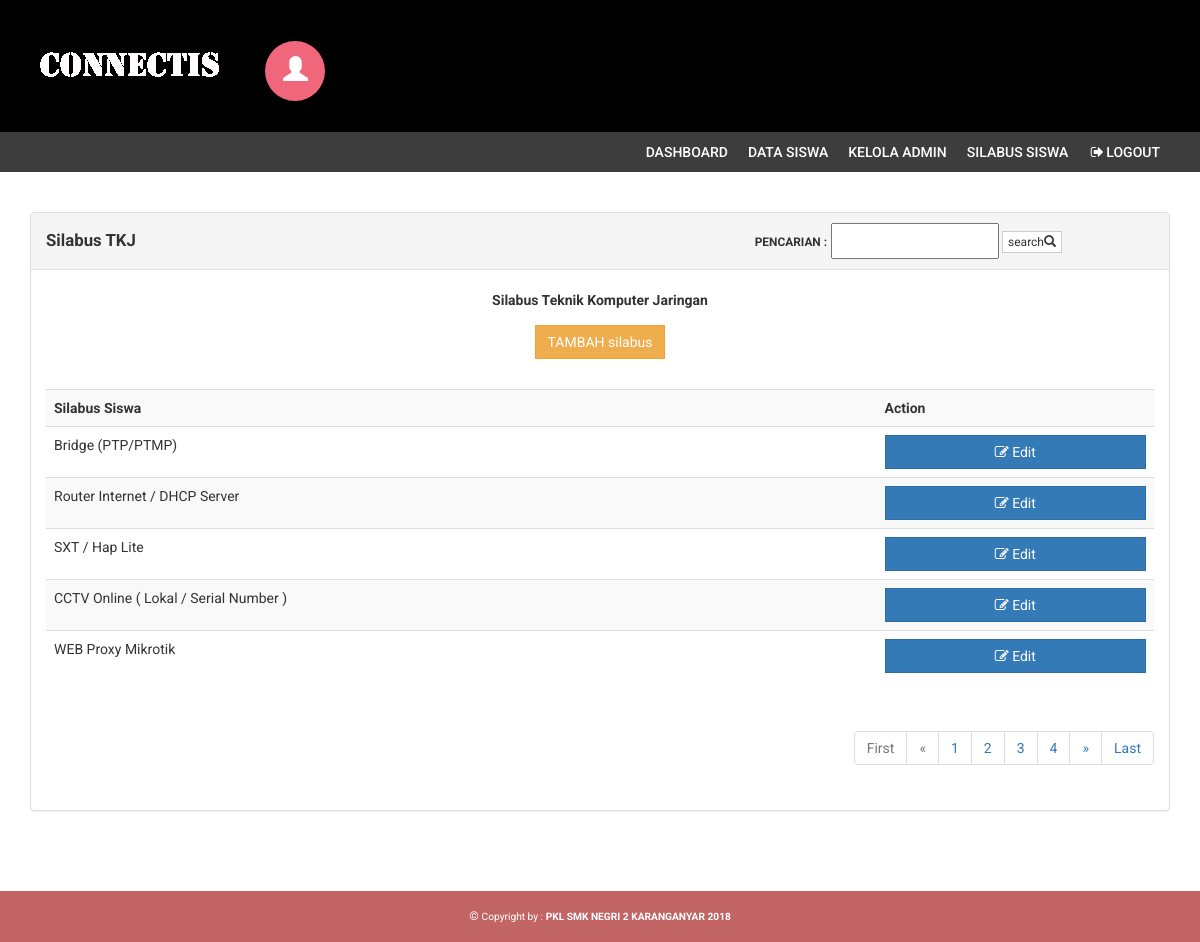
Page /admin/index.php?web=tabelsilabus.php on the committed database.
### tables this page shows
CREATE TABLE `silabustkj` (
  `id_silabus` varchar(15) NOT NULL,
  `silabus` text NOT NULL
);

### admin/tabelsilabus.php (the view, shortened to what this page needs)
                    <div class="panel panel-default">
                        <div class="panel-heading">
                        <form action="?web=tabel.php" method="post">
                            <big><b> Silabus TKJ </b></big>
    <small><b>PENCARIAN :</b></small>
    <input type="text" name="cari">
    <button type="submit" class="btn btn-default btn-xs">search<span class="glyphicon glyphicon-search"></span></button>
    </form>
                        </div>
                        <?php
    include('koneksi.php');
    ?>
                        <div class="panel-body">
                            <p align="center"><b> Silabus Teknik Komputer Jaringan </b></p>
                            <center><a href ="?web=silabustkj.php" class="btn btn-warning btn-XS">TAMBAH silabus</a></center>
                            <br>
                            <div class="table-responsive">
                                <table class="table table-striped">
                                        <tr>
    <th>Silabus Siswa</th>
    <th>Action</th>
</tr>
                                        <?php
$batas = 5;
    $hal =(isset($_GET['hal']))? $_GET['hal'] : 1;
    if(empty($hal)) {
    $posisi = 0;
    $hal = 1;
    } else {
    $posisi = ($hal - 1) * $batas;
    }
$queri="SELECT * from silabustkj LIMIT $posisi,$batas";
$hasil = mysqli_query ($koneksi,$queri);
?>
  <?php while ($data= MySQLi_fetch_array ($hasil)){ ?>
        <tr>
          <td><?php echo $data['silabus']; ?> </td>
            <td><a href="?web=edit_biodata.php&id=<?php echo $data['id']; ?>"  class="btn btn-primary btn-md btn-block"><i class="fa fa-edit"></i> Edit</a>
            </td>
        </tr>
                                <?php
}
?>
                            </table>
                            <div style="margin-top:10px; float:right;">
                         <div>
            <ul class="pagination">
                <?php
                $jml = mysqli_num_rows(mysqli_query($koneksi, "select * from silabustkj "));
                if($hal == 1){
                    ?>
                    <li class="disabled"><a href="#">First</a></li>
                    <li class="disabled"><a href="#">&laquo;</a></li>
                    <?php
                }else{
                    $link_prev = ($hal > 1)? $hal - 1 : 1;
                    ?>
                    <li><a href="?web=tabelsilabus.php&hal=1">First</a></li>
                    <li><a href="?web=tabelsilabus.php&hal=<?php echo $link_prev; ?>">&laquo;</a></li>
                <?php
                }
                ?>
                    <?php
                    $jml_hal = ceil($jml / $batas);
                    for($i=1; $i<=$jml_hal; $i++){
                        if($i != $hal){
                            echo "<li><a href='?web=tabelsilabus.php&hal=$i'>$i</a></li>";
                        } else{
                            echo "<li><a href='?web=tabelsilabus.php&hal=$i'>$i</a></li>";
                        }
                    }
                    ?>
                    <?php
                if($hal == $jml_hal){
                    ?>
                    <li class="disabled"><a href="#">&raquo;</a></li>
                    <li class="disabled"><a href="#">Last</a></li>
                    <?php
                }else{
                    $link_next = ($hal < $jml_hal)? $hal + 1 : $jml_hal;
                    ?>
                    <li><a href="?web=tabelsilabus.php&hal=<?php echo $link_next; ?>">&raquo;</a></li>
                <li><a href="?web=tabelsilabus.php&hal=<?php echo $jml_hal; ?>">Last</a></li>
                <?php
                }
                ?>
                </ul>
                </div>
                </div>
                            </div>
                        </div>
                    </div>

### config/css/style.css (style rules this page uses)
body { font-family: 'Roboto', sans-serif; line-height: 30px; }
.btn { border-radius: 0px; -webkit-border-radius: 0px; -moz-border-radius: 0px; }

### rows in the picture
silabustkj: silabus "Bridge (PTP/PTMP)"
silabustkj: silabus "Router Internet / DHCP Server"
silabustkj: silabus "SXT / Hap Lite"
silabustkj: silabus "CCTV Online ( Lokal / Serial Number )"
silabustkj: silabus "WEB Proxy Mikrotik"
